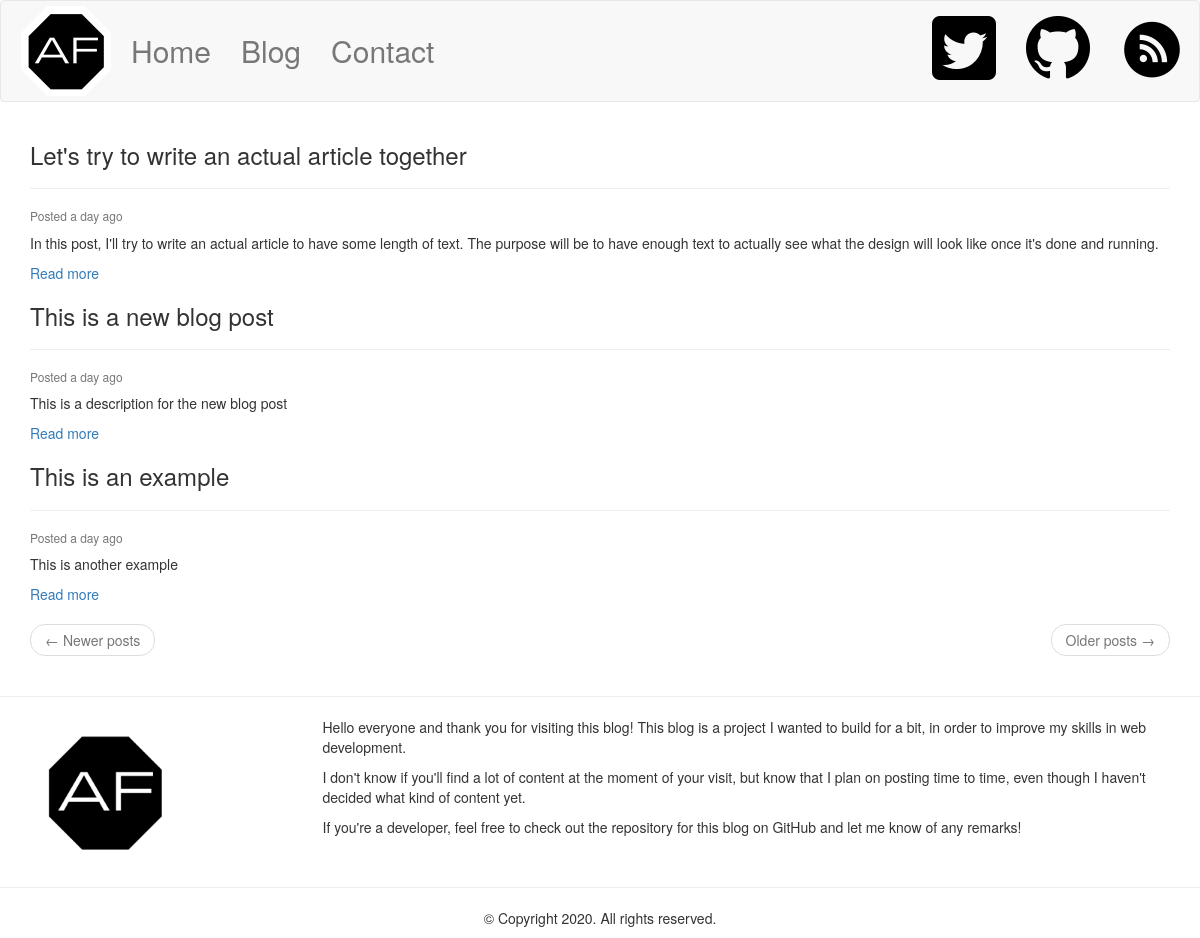
Page /blog on the committed database.
### app/models.py (models this page shows, shortened)
class Post(db.Model):
    id = db.Column(db.Integer, primary_key = True)
    title = db.Column(db.String(80), unique = True)
    description = db.Column(db.String(140))
    body = db.Column(db.String)
    timestamp = db.Column(db.DateTime, default = datetime.utcnow)
    comments = db.relationship('Comment', backref='comments', lazy='dynamic')
    user_id = db.Column(db.Integer, db.ForeignKey('user.id'))

### app/routes.py (the view)
@app.route('/blog') #Display blog posts, paginated, following an env variable value
def blog():
    page = request.args.get('page', 1, type=int)
    posts = Post.query.order_by(Post.timestamp.desc()).paginate(
        page, app.config['POSTS_PER_PAGE'], False)
    next_url = url_for('blog', page=posts.next_num) if posts.has_next else None
    prev_url = url_for('blog', page=posts.prev_num) if posts.has_prev else None
    return render_template('blog.html', title='Blog', posts=posts.items,
        next_url=next_url, prev_url=prev_url)

### app/routes.py (called while the page is built)
@app.before_request #Update database for each new visit. Problem: takes in account my own visits
def before_request():
        visits = Stats.query.filter_by(day_visits = date.today()).first()
        if visits is None:
            new_day_visits = Stats()
            db.session.add(new_day_visits)
            db.session.commit()
        else:
            visits.visits += 1
            db.session.commit()

### app/templates/blog.html
{% extends 'base.html' %}
{% block app_content %}
  {% for post in posts %}
    {% include '_post.html' %}
  {% endfor %}
  <nav aria-label="...">
      <ul class="pager">
          <li class="previous{% if not prev_url %} disabled{% endif %}">
              <a href="{{ prev_url or '#' }}">
                  <span aria-hidden="true">&larr;</span> Newer posts
              </a>
          </li>
          <li class="next{% if not next_url %} disabled{% endif %}">
              <a href="{{ next_url or '#' }}">
                  Older posts <span aria-hidden="true">&rarr;</span>
              </a>
          </li>
      </ul>
  </nav>
{% endblock %}

### app/templates/_post.html
<div class="card" style="width: 100%;">
  <div class="card-body">
    <h3 class="card-title">{{ post.title }}</h3>
    <hr>
    <h6 class="card-subtitle mb-2 text-muted">Posted {{ moment(post.timestamp).fromNow() }}</h6>
    <p class="card-text">{{ post.description }}</p>
    <a href="{{ url_for('post', id = post.id) }}" class="card-link">Read more</a>
  </div>
</div>

### rows in the picture
Post: title "Let's try to write an actual article together", timestamp "a day ago", description "In this post, I'll try to write an actual article to have some length of text. The purpose will be to have enough text to actually see what the design will look like once it's done and running."
Post: title "This is a new blog post", timestamp "a day ago", description "This is a description for the new blog post"
Post: title "This is an example", timestamp "a day ago", description "This is another example"
